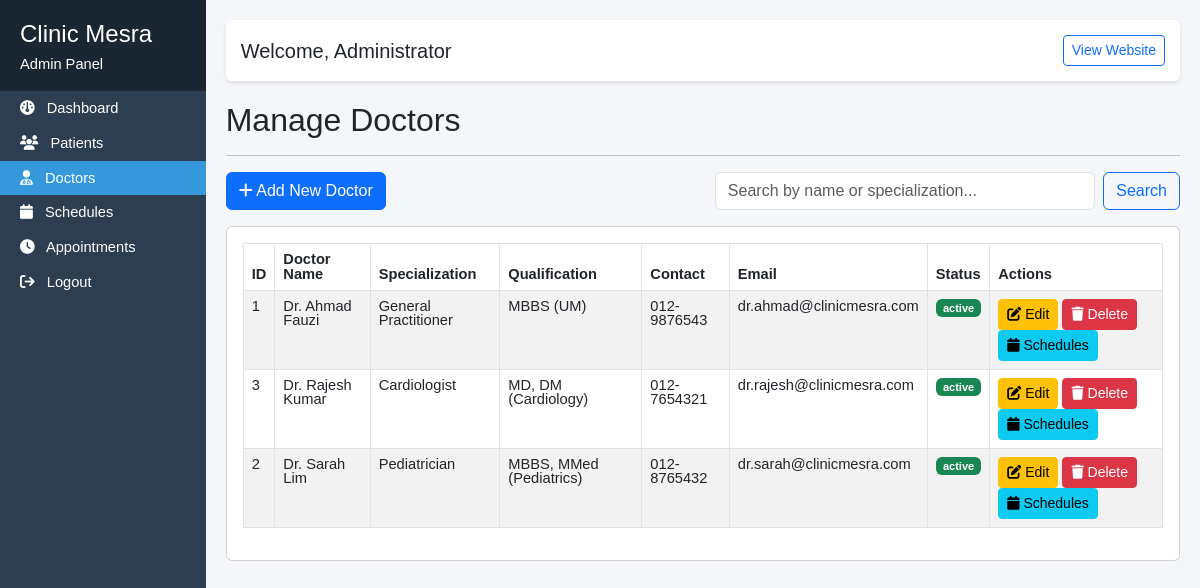
Page /admin/doctors.php (signed in) on the committed database.
### tables this page shows
CREATE TABLE doctors (
    doctor_id INT PRIMARY KEY AUTO_INCREMENT,
    doctor_name VARCHAR(100) NOT NULL,
    specialization VARCHAR(100) NOT NULL,
    qualification VARCHAR(200),
    contact VARCHAR(15),
    email VARCHAR(100),
    status ENUM('active','inactive') DEFAULT 'active'
);

### admin/doctors.php (the view, shortened to what this page needs)
<?php
require_once '../includes/config.php';
include '../includes/admin_header.php';
$search = isset($_GET['search']) ? $_GET['search'] : '';
if ($search) {
    $sql = "SELECT * FROM doctors WHERE doctor_name LIKE ? OR specialization LIKE ? ORDER BY doctor_name";
    $stmt = $pdo->prepare($sql);
    $searchTerm = "%$search%";
    $stmt->execute([$searchTerm, $searchTerm]);
} else {
    $sql = "SELECT * FROM doctors ORDER BY doctor_name";
    $stmt = $pdo->query($sql);
}
$doctors = $stmt->fetchAll();
?>
<h2>Manage Doctors</h2>
<hr>
<div class="row mb-3">
    <div class="col-md-6">
        <a href="add_doctor.php" class="btn btn-primary">
            <i class="fas fa-plus"></i> Add New Doctor
        </a>
    </div>
    <div class="col-md-6">
        <form method="GET" class="d-flex">
            <input type="text" name="search" class="form-control me-2" placeholder="Search by name or specialization..." value="<?php echo $search; ?>">
            <button type="submit" class="btn btn-outline-primary">Search</button>
        </form>
    </div>
</div>
<div class="card">
    <div class="card-body">
        <?php if(count($doctors) > 0): ?>
            <div class="table-responsive">
                <table class="table table-bordered table-striped">
                    <thead>
                        <tr>
                            <th>ID</th>
                            <th>Doctor Name</th>
                            <th>Specialization</th>
                            <th>Qualification</th>
                            <th>Contact</th>
                            <th>Email</th>
                            <th>Status</th>
                            <th>Actions</th>
                        </tr>
                    </thead>
                    <tbody>
                        <?php foreach($doctors as $doctor): ?>
                        <tr>
                            <td><?php echo $doctor['doctor_id']; ?></td>
                            <td><?php echo $doctor['doctor_name']; ?></td>
                            <td><?php echo $doctor['specialization']; ?></td>
                            <td><?php echo $doctor['qualification']; ?></td>
                            <td><?php echo $doctor['contact']; ?></td>
                            <td><?php echo $doctor['email']; ?></td>
                            <td>
                                <span class="badge bg-<?php echo $doctor['status'] == 'active' ? 'success' : 'secondary'; ?>">
                                    <?php echo $doctor['status']; ?>
                                </span>
                            </td>
                            <td>
                                <a href="edit_doctor.php?id=<?php echo $doctor['doctor_id']; ?>" class="btn btn-sm btn-warning">
                                    <i class="fas fa-edit"></i> Edit
                                </a>
                                <a href="?delete=<?php echo $doctor['doctor_id']; ?>" class="btn btn-sm btn-danger"
                                   onclick="return confirm('Are you sure you want to delete this doctor?')">
                                    <i class="fas fa-trash"></i> Delete
                                </a>
                                <a href="schedules.php?doctor_id=<?php echo $doctor['doctor_id']; ?>" class="btn btn-sm btn-info">
                                    <i class="fas fa-calendar"></i> Schedules
                                </a>
                            </td>
                        </tr>
                        <?php endforeach; ?>
                    </tbody>
                </table>
            </div>
        <?php else: ?>
            <p class="text-center">No doctors found.</p>
        <?php endif; ?>
    </div>
</div>
<?php include '../includes/admin_footer.php'; ?>

### includes/admin_header.php (style rules this page uses)
body { font-family: Arial, sans-serif; font-size: 11pt; line-height: 1.0; background-color: #f4f6f9; }

### rows in the picture
doctors: doctor_id "1", doctor_name "Dr. Ahmad Fauzi", specialization "General Practitioner", qualification "MBBS (UM)", contact "012-9876543", email "dr.ahmad@clinicmesra.com", status "active"
doctors: doctor_id "3", doctor_name "Dr. Rajesh Kumar", specialization "Cardiologist", qualification "MD, DM (Cardiology)", contact "012-7654321", email "dr.rajesh@clinicmesra.com", status "active"
doctors: doctor_id "2", doctor_name "Dr. Sarah Lim", specialization "Pediatrician", qualification "MBBS, MMed (Pediatrics)", contact "012-8765432", email "dr.sarah@clinicmesra.com", status "active"

### other values in the picture
$_SESSION['full_name'] "Administrator"
